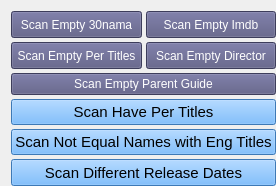
   <widget class="QWidget" name="layoutWidget">
    <property name="geometry">
     <rect>
      <x>360</x>
      <y>360</y>
      <width>263</width>
      <height>186</height>
     </rect>
    </property>
    <layout class="QVBoxLayout" name="verticalLayout_3">
     <property name="spacing">
      <number>4</number>
     </property>
     <property name="rightMargin">
      <number>0</number>
     </property>
     <property name="bottomMargin">
      <number>0</number>
     </property>
     <item>
      <layout class="QHBoxLayout" name="horizontalLayout_3">
       <item>
        <widget class="QPushButton" name="pushButton_scan_30nama">
         <property name="sizePolicy">
          <sizepolicy hsizetype="Minimum" vsizetype="Minimum">
           <horstretch>0</horstretch>
           <verstretch>0</verstretch>
          </sizepolicy>
         </property>
         <property name="font">
          <font>
           <pointsize>9</pointsize>
          </font>
         </property>
         <property name="styleSheet">
          <string notr="true">background-color: rgb(85, 85, 127);
color: rgb(255, 255, 255);
</string>
         </property>
         <property name="text">
          <string>Scan Empty 30nama</string>
         </property>
         <property name="autoDefault">
          <bool>false</bool>
         </property>
        </widget>
       </item>
       <item>
        <widget class="QPushButton" name="pushButton_scan_imdb">
         <property name="sizePolicy">
          <sizepolicy hsizetype="Minimum" vsizetype="Minimum">
           <horstretch>0</horstretch>
           <verstretch>0</verstretch>
          </sizepolicy>
         </property>
         <property name="font">
          <font>
           <pointsize>9</pointsize>
          </font>
         </property>
         <property name="styleSheet">
          <string notr="true">background-color: rgb(85, 85, 127);
color: rgb(255, 255, 255);
</string>
         </property>
         <property name="text">
          <string>Scan Empty Imdb</string>
         </property>
         <property name="autoDefault">
          <bool>false</bool>
         </property>
        </widget>
       </item>
      </layout>
     </item>
     <item>
      <layout class="QHBoxLayout" name="horizontalLayout_4">
       <item>
        <widget class="QPushButton" name="pushButton_scan_per_title">
         <property name="sizePolicy">
          <sizepolicy hsizetype="Minimum" vsizetype="Minimum">
           <horstretch>0</horstretch>
           <verstretch>0</verstretch>
          </sizepolicy>
         </property>
         <property name="font">
          <font>
           <pointsize>9</pointsize>
          </font>
         </property>
         <property name="styleSheet">
          <string notr="true">background-color: rgb(85, 85, 127);
color: rgb(255, 255, 255);
</string>
         </property>
         <property name="text">
          <string>Scan Empty Per Titles</string>
         </property>
         <property name="autoDefault">
          <bool>false</bool>
         </property>
        </widget>
       </item>
       <item>
        <widget class="QPushButton" name="pushButton_scan_director">
         <property name="sizePolicy">
          <sizepolicy hsizetype="Minimum" vsizetype="Minimum">
           <horstretch>0</horstretch>
           <verstretch>0</verstretch>
          </sizepolicy>
         </property>
         <property name="font">
          <font>
           <pointsize>9</pointsize>
          </font>
         </property>
         <property name="styleSheet">
          <string notr="true">background-color: rgb(85, 85, 127);
color: rgb(255, 255, 255);
</string>
         </property>
         <property name="text">
          <string>Scan Empty Director</string>
         </property>
         <property name="autoDefault">
          <bool>false</bool>
         </property>
        </widget>
       </item>
      </layout>
     </item>
     <item>
      <layout class="QVBoxLayout" name="verticalLayout_8">
       <item>
        <widget class="QPushButton" name="pushButton_scan_parent_guide">
         <property name="sizePolicy">
          <sizepolicy hsizetype="Minimum" vsizetype="Minimum">
           <horstretch>0</horstretch>
           <verstretch>0</verstretch>
          </sizepolicy>
         </property>
         <property name="font">
          <font>
           <pointsize>9</pointsize>
          </font>
         </property>
         <property name="styleSheet">
          <string notr="true">background-color: rgb(85, 85, 127);
color: rgb(255, 255, 255);
</string>
         </property>
         <property name="text">
          <string>Scan Empty Parent Guide</string>
         </property>
         <property name="autoDefault">
          <bool>false</bool>
         </property>
        </widget>
       </item>
       <item>
        <widget class="QPushButton" name="pushButton_scan_have_per_title">
         <property name="sizePolicy">
          <sizepolicy hsizetype="Minimum" vsizetype="Minimum">
           <horstretch>0</horstretch>
           <verstretch>0</verstretch>
          </sizepolicy>
         </property>
         <property name="font">
          <font>
           <pointsize>11</pointsize>
          </font>
         </property>
         <property name="styleSheet">
          <string notr="true">background-color: rgb(85, 170, 255);
color: rgb(0, 0, 0);</string>
         </property>
         <property name="text">
          <string>Scan Have Per Titles</string>
         </property>
         <property name="autoDefault">
          <bool>false</bool>
         </property>
        </widget>
       </item>
      </layout>
     </item>
     <item>
      <widget class="QPushButton" name="pushButton_scan_not_equal_names">
       <property name="sizePolicy">
        <sizepolicy hsizetype="Minimum" vsizetype="Minimum">
         <horstretch>0</horstretch>
         <verstretch>0</verstretch>
        </sizepolicy>
       </property>
       <property name="font">
        <font>
         <pointsize>11</pointsize>
        </font>
       </property>
       <property name="styleSheet">
        <string notr="true">background-color: rgb(85, 170, 255);
color: rgb(0, 0, 0);</string>
       </property>
       <property name="text">
        <string>Scan Not Equal Names with Eng Titles</string>
       </property>
       <property name="autoDefault">
        <bool>false</bool>
       </property>
      </widget>
     </item>
     <item>
      <widget class="QPushButton" name="pushButton_scan_different_date">
       <property name="sizePolicy">
        <sizepolicy hsizetype="Minimum" vsizetype="Minimum">
         <horstretch>0</horstretch>
         <verstretch>0</verstretch>
        </sizepolicy>
       </property>
       <property name="font">
        <font>
         <pointsize>11</pointsize>
        </font>
       </property>
       <property name="styleSheet">
        <string notr="true">background-color: rgb(85, 170, 255);
color: rgb(0, 0, 0);</string>
       </property>
       <property name="text">
        <string>Scan Different Release Dates</string>
       </property>
       <property name="autoDefault">
        <bool>false</bool>
       </property>
      </widget>
     </item>
    </layout>
   </widget>
